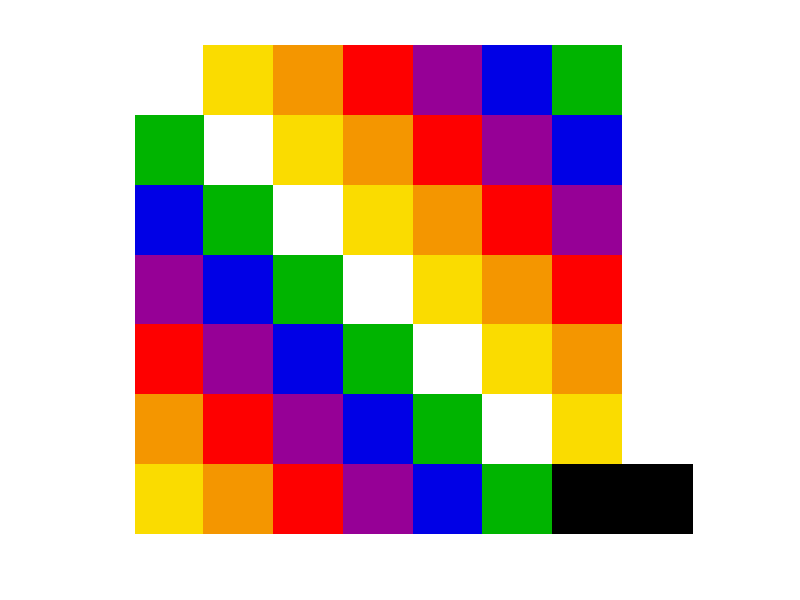

Write the MATLAB code that produced this figure.
clc
ancho = 400;
alto = 300;

background_color = [255, 255, 255];
  bandera = uint8(zeros([alto, ancho, 3]));
  bandera(:, :, 1) = background_color(1); % R
  bandera(:, :, 2) = background_color(2); % G
  bandera(:, :, 3) = background_color(3); % B

  % Definir las dimensiones del cuadrado amarillo
cuadrado_ancho = 100/2;
cuadrado_alto = 100/2;

% Coordenadas del cuadrado amarillo en la parte inferior izquierda
x_inicio = 1;
y_inicio = 350 - cuadrado_alto + 1;
x_final = 1 + cuadrado_ancho - 1;
y_final = 350;

% Color amarillo (en formato RGB)
yellow = [250, 220, 0];

% Rellenar el cuadrado con color amarillo
bandera(y_inicio:y_final, x_inicio:x_final, 1) = yellow(1); % R
bandera(y_inicio:y_final, x_inicio:x_final, 2) = yellow(2); % G
bandera(y_inicio:y_final, x_inicio:x_final, 3) = yellow(3); % B


%amarillo inversa vertical

x_inicio = 300;
y_inicio = 300 - cuadrado_alto + 1;
x_final = 300 + cuadrado_ancho - 1;
y_final = 300;

bandera(y_inicio:y_final, x_inicio:x_final, 1) = yellow(1);
bandera(y_inicio:y_final, x_inicio:x_final, 2) = yellow(2);
bandera(y_inicio:y_final, x_inicio:x_final, 3) = yellow(3);

%amarillo inversa quinta columna

x_inicio = 250;
y_inicio = 250 - cuadrado_alto + 1;
x_final = 250 + cuadrado_ancho - 1;
y_final = 250;

bandera(y_inicio:y_final, x_inicio:x_final, 1) = yellow(1);
bandera(y_inicio:y_final, x_inicio:x_final, 2) = yellow(2);
bandera(y_inicio:y_final, x_inicio:x_final, 3) = yellow(3);

%amarillo inversa cuarta columna

x_inicio = 200;
y_inicio = 200 - cuadrado_alto + 1;
x_final = 200 + cuadrado_ancho - 1;
y_final = 200;

bandera(y_inicio:y_final, x_inicio:x_final, 1) = yellow(1);
bandera(y_inicio:y_final, x_inicio:x_final, 2) = yellow(2);
bandera(y_inicio:y_final, x_inicio:x_final, 3) = yellow(3);

%amarillo inversa tercera columna

x_inicio = 200;
y_inicio = 200 - cuadrado_alto + 1;
x_final = 200 + cuadrado_ancho - 1;
y_final = 200;

bandera(y_inicio:y_final, x_inicio:x_final, 1) = yellow(1);
bandera(y_inicio:y_final, x_inicio:x_final, 2) = yellow(2);
bandera(y_inicio:y_final, x_inicio:x_final, 3) = yellow(3);

%amarillo inversa segunda columna

x_inicio = 150;
y_inicio = 150 - cuadrado_alto + 1;
x_final = 150 + cuadrado_ancho - 1;
y_final = 150;

bandera(y_inicio:y_final, x_inicio:x_final, 1) = yellow(1);
bandera(y_inicio:y_final, x_inicio:x_final, 2) = yellow(2);
bandera(y_inicio:y_final, x_inicio:x_final, 3) = yellow(3);

%amarillo inversa primera columna

x_inicio = 100;
y_inicio = 100 - cuadrado_alto + 1;
x_final = 100 + cuadrado_ancho - 1;
y_final = 100;

bandera(y_inicio:y_final, x_inicio:x_final, 1) = yellow(1);
bandera(y_inicio:y_final, x_inicio:x_final, 2) = yellow(2);
bandera(y_inicio:y_final, x_inicio:x_final, 3) = yellow(3);

%amarillo inversa horizontal

x_inicio = 50;
y_inicio = 50 - cuadrado_alto + 1;
x_final = 50 + cuadrado_ancho - 1;
y_final = 50;

bandera(y_inicio:y_final, x_inicio:x_final, 1) = yellow(1);
bandera(y_inicio:y_final, x_inicio:x_final, 2) = yellow(2);
bandera(y_inicio:y_final, x_inicio:x_final, 3) = yellow(3);

% naranja (vertical)
cuadrado_ancho_naran = 100/2;
cuadrado_alto_naran = 100/2;

x_inicio_naran = 1;
y_inicio_naran = 300 - cuadrado_alto_naran + 1;
x_final_naran = 1 + cuadrado_ancho_naran - 1;
y_final_naran = 300;

orange = [244, 150, 0];

bandera(y_inicio_naran:y_final_naran, x_inicio_naran:x_final_naran, 1) = orange(1);
bandera(y_inicio_naran:y_final_naran, x_inicio_naran:x_final_naran, 2) = orange(2);
bandera(y_inicio_naran:y_final_naran, x_inicio_naran:x_final_naran, 3) = orange(3);

%naranja inversa vertical

x_inicio_naran = 300;
y_inicio_naran = 250 - cuadrado_alto_naran + 1;
x_final_naran = 300 + cuadrado_ancho_naran - 1;
y_final_naran = 250;

bandera(y_inicio_naran:y_final_naran, x_inicio_naran:x_final_naran, 1) = orange(1);
bandera(y_inicio_naran:y_final_naran, x_inicio_naran:x_final_naran, 2) = orange(2);
bandera(y_inicio_naran:y_final_naran, x_inicio_naran:x_final_naran, 3) = orange(3);

%naranja inversa cuarta columna

x_inicio_naran = 250;
y_inicio_naran = 200 - cuadrado_alto_naran + 1;
x_final_naran = 250 + cuadrado_ancho_naran - 1;
y_final_naran = 200;

bandera(y_inicio_naran:y_final_naran, x_inicio_naran:x_final_naran, 1) = orange(1);
bandera(y_inicio_naran:y_final_naran, x_inicio_naran:x_final_naran, 2) = orange(2);
bandera(y_inicio_naran:y_final_naran, x_inicio_naran:x_final_naran, 3) = orange(3);

%naranja inversa tercera columna

x_inicio_naran = 200;
y_inicio_naran = 150 - cuadrado_alto_naran + 1;
x_final_naran = 200 + cuadrado_ancho_naran - 1;
y_final_naran = 150;

bandera(y_inicio_naran:y_final_naran, x_inicio_naran:x_final_naran, 1) = orange(1);
bandera(y_inicio_naran:y_final_naran, x_inicio_naran:x_final_naran, 2) = orange(2);
bandera(y_inicio_naran:y_final_naran, x_inicio_naran:x_final_naran, 3) = orange(3);

%naranja inversa segunda columna

x_inicio_naran = 150;
y_inicio_naran = 100 - cuadrado_alto_naran + 1;
x_final_naran = 150 + cuadrado_ancho_naran - 1;
y_final_naran = 100;

bandera(y_inicio_naran:y_final_naran, x_inicio_naran:x_final_naran, 1) = orange(1);
bandera(y_inicio_naran:y_final_naran, x_inicio_naran:x_final_naran, 2) = orange(2);
bandera(y_inicio_naran:y_final_naran, x_inicio_naran:x_final_naran, 3) = orange(3);

%naranja inversa horizontal

x_inicio_naran = 100;
y_inicio_naran = 50 - cuadrado_alto_naran + 1;
x_final_naran = 100 + cuadrado_ancho_naran - 1;
y_final_naran = 50;

bandera(y_inicio_naran:y_final_naran, x_inicio_naran:x_final_naran, 1) = orange(1);
bandera(y_inicio_naran:y_final_naran, x_inicio_naran:x_final_naran, 2) = orange(2);
bandera(y_inicio_naran:y_final_naran, x_inicio_naran:x_final_naran, 3) = orange(3);

%naranja (horizontal)
x_inicio_naran = 50;
y_inicio_naran = 350 - cuadrado_alto_naran + 1;
x_final_naran = 50 + cuadrado_ancho_naran - 1;
y_final_naran = 350;

bandera(y_inicio_naran:y_final_naran, x_inicio_naran:x_final_naran, 1) = orange(1);
bandera(y_inicio_naran:y_final_naran, x_inicio_naran:x_final_naran, 2) = orange(2);
bandera(y_inicio_naran:y_final_naran, x_inicio_naran:x_final_naran, 3) = orange(3);


%rojo (vertical)

cuadrado_ancho_rojo = 100/2;
cuadrado_alto_rojo = 100/2;

x_inicio_rojo = 1;
y_inicio_rojo = 250 - cuadrado_alto_rojo + 1;
x_final_rojo = 1 + cuadrado_ancho_rojo - 1;
y_final_rojo = 250;

red = [254, 0, 0];

bandera(y_inicio_rojo:y_final_rojo, x_inicio_rojo:x_final_rojo, 1) = red(1);
bandera(y_inicio_rojo:y_final_rojo, x_inicio_rojo:x_final_rojo, 2) = red(2);
bandera(y_inicio_rojo:y_final_rojo, x_inicio_rojo:x_final_rojo, 3) = red(3);

%rojo inversa vertical /////////////////////////////////

x_inicio_rojo = 300;
y_inicio_rojo = 200 - cuadrado_alto_rojo + 1;
x_final_rojo = 300 + cuadrado_ancho_rojo - 1;
y_final_rojo = 200;

bandera(y_inicio_rojo:y_final_rojo, x_inicio_rojo:x_final_rojo, 1) = red(1);
bandera(y_inicio_rojo:y_final_rojo, x_inicio_rojo:x_final_rojo, 2) = red(2);
bandera(y_inicio_rojo:y_final_rojo, x_inicio_rojo:x_final_rojo, 3) = red(3);

%rojo inversa tercera columna //////////////////////////

x_inicio_rojo = 250;
y_inicio_rojo = 150 - cuadrado_alto_rojo + 1;
x_final_rojo = 250 + cuadrado_ancho_rojo - 1;
y_final_rojo = 150;

bandera(y_inicio_rojo:y_final_rojo, x_inicio_rojo:x_final_rojo, 1) = red(1);
bandera(y_inicio_rojo:y_final_rojo, x_inicio_rojo:x_final_rojo, 2) = red(2);
bandera(y_inicio_rojo:y_final_rojo, x_inicio_rojo:x_final_rojo, 3) = red(3);

%rojo inversa segunda columna ///////////////////////

x_inicio_rojo = 200;
y_inicio_rojo = 100 - cuadrado_alto_rojo + 1;
x_final_rojo = 200 + cuadrado_ancho_rojo - 1;
y_final_rojo = 100;

bandera(y_inicio_rojo:y_final_rojo, x_inicio_rojo:x_final_rojo, 1) = red(1);
bandera(y_inicio_rojo:y_final_rojo, x_inicio_rojo:x_final_rojo, 2) = red(2);
bandera(y_inicio_rojo:y_final_rojo, x_inicio_rojo:x_final_rojo, 3) = red(3);

%rojo inversa horizontal ///////////////////////

x_inicio_rojo = 150;
y_inicio_rojo = 50 - cuadrado_alto_rojo + 1;
x_final_rojo = 150 + cuadrado_ancho_rojo - 1;
y_final_rojo = 50;

bandera(y_inicio_rojo:y_final_rojo, x_inicio_rojo:x_final_rojo, 1) = red(1);
bandera(y_inicio_rojo:y_final_rojo, x_inicio_rojo:x_final_rojo, 2) = red(2);
bandera(y_inicio_rojo:y_final_rojo, x_inicio_rojo:x_final_rojo, 3) = red(3);


%rojo (horizontal)

x_inicio_rojo = 100;
y_inicio_rojo = 350 - cuadrado_alto_rojo + 1;
x_final_rojo = 100 + cuadrado_ancho_rojo - 1;
y_final_rojo = 350;

bandera(y_inicio_rojo:y_final_rojo, x_inicio_rojo:x_final_rojo, 1) = red(1);
bandera(y_inicio_rojo:y_final_rojo, x_inicio_rojo:x_final_rojo, 2) = red(2);
bandera(y_inicio_rojo:y_final_rojo, x_inicio_rojo:x_final_rojo, 3) = red(3);


%rojo(diagonal)

x_inicio_rojo = 50;
y_inicio_rojo = 300 - cuadrado_alto_rojo + 1;
x_final_rojo = 50 + cuadrado_ancho_rojo - 1;
y_final_rojo = 300;

bandera(y_inicio_rojo:y_final_rojo, x_inicio_rojo:x_final_rojo, 1) = red(1);
bandera(y_inicio_rojo:y_final_rojo, x_inicio_rojo:x_final_rojo, 2) = red(2);
bandera(y_inicio_rojo:y_final_rojo, x_inicio_rojo:x_final_rojo, 3) = red(3);



%morado(vertical)

cuadrado_ancho_mor = 100/2;
cuadrado_alto_mor = 100/2;

x_inicio_mor = 1;
y_inicio_mor = 200 - cuadrado_alto_mor + 1;
x_final_mor = 1 + cuadrado_ancho_mor - 1;
y_final_mor = 200;

purple = [150, 0, 150];

bandera(y_inicio_mor:y_final_mor, x_inicio_mor:x_final_mor, 1) = purple(1);
bandera(y_inicio_mor:y_final_mor, x_inicio_mor:x_final_mor, 2) = purple(2);
bandera(y_inicio_mor:y_final_mor, x_inicio_mor:x_final_mor, 3) = purple(3);

%morado inversa vertical ///////////////////

x_inicio_mor = 300;
y_inicio_mor = 150 - cuadrado_alto_mor + 1;
x_final_mor = 300 + cuadrado_ancho_mor - 1;
y_final_mor = 150;

bandera(y_inicio_mor:y_final_mor, x_inicio_mor:x_final_mor, 1) = purple(1);
bandera(y_inicio_mor:y_final_mor, x_inicio_mor:x_final_mor, 2) = purple(2);
bandera(y_inicio_mor:y_final_mor, x_inicio_mor:x_final_mor, 3) = purple(3);

%morado inversa horizontal ////////////////

x_inicio_mor = 250;
y_inicio_mor = 100 - cuadrado_alto_mor + 1;
x_final_mor = 250 + cuadrado_ancho_mor - 1;
y_final_mor = 100;

bandera(y_inicio_mor:y_final_mor, x_inicio_mor:x_final_mor, 1) = purple(1);
bandera(y_inicio_mor:y_final_mor, x_inicio_mor:x_final_mor, 2) = purple(2);
bandera(y_inicio_mor:y_final_mor, x_inicio_mor:x_final_mor, 3) = purple(3);

%morado inversa diagonal ///////////////////

x_inicio_mor = 200;
y_inicio_mor = 50 - cuadrado_alto_mor + 1;
x_final_mor = 200 + cuadrado_ancho_mor - 1;
y_final_mor = 50;

bandera(y_inicio_mor:y_final_mor, x_inicio_mor:x_final_mor, 1) = purple(1);
bandera(y_inicio_mor:y_final_mor, x_inicio_mor:x_final_mor, 2) = purple(2);
bandera(y_inicio_mor:y_final_mor, x_inicio_mor:x_final_mor, 3) = purple(3);

%morado(tercera columna)

x_inicio_mor = 50;
y_inicio_mor = 250 - cuadrado_alto_mor + 1;
x_final_mor = 50 + cuadrado_ancho_mor - 1;
y_final_mor = 250;

bandera(y_inicio_mor:y_final_mor, x_inicio_mor:x_final_mor, 1) = purple(1);
bandera(y_inicio_mor:y_final_mor, x_inicio_mor:x_final_mor, 2) = purple(2);
bandera(y_inicio_mor:y_final_mor, x_inicio_mor:x_final_mor, 3) = purple(3);

%morado(segunda columna)

x_inicio_mor = 100;
y_inicio_mor = 300 - cuadrado_alto_mor + 1;
x_final_mor = 100 + cuadrado_ancho_mor - 1;
y_final_mor = 300;

bandera(y_inicio_mor:y_final_mor, x_inicio_mor:x_final_mor, 1) = purple(1);
bandera(y_inicio_mor:y_final_mor, x_inicio_mor:x_final_mor, 2) = purple(2);
bandera(y_inicio_mor:y_final_mor, x_inicio_mor:x_final_mor, 3) = purple(3);

%morado (horizontal)

x_inicio_mor = 150;
y_inicio_mor = 350 - cuadrado_alto_mor + 1;
x_final_mor = 150 + cuadrado_ancho_mor - 1;
y_final_mor = 350;

bandera(y_inicio_mor:y_final_mor, x_inicio_mor:x_final_mor, 1) = purple(1);
bandera(y_inicio_mor:y_final_mor, x_inicio_mor:x_final_mor, 2) = purple(2);
bandera(y_inicio_mor:y_final_mor, x_inicio_mor:x_final_mor, 3) = purple(3);

%azul(vertical)

cuadrado_ancho_az = 100/2;
cuadrado_alto_az = 100/2;

x_inicio_az = 1;
y_inicio_az = 150 - cuadrado_alto_az + 1;
x_final_az = 1 + cuadrado_ancho_az - 1;
y_final_az = 150;

blue = [0, 0, 230];

bandera(y_inicio_az:y_final_az, x_inicio_az:x_final_az, 1) = blue(1);
bandera(y_inicio_az:y_final_az, x_inicio_az:x_final_az, 2) = blue(2);
bandera(y_inicio_az:y_final_az, x_inicio_az:x_final_az, 3) = blue(3);


%azul inversa vertical

x_inicio_az = 250;
y_inicio_az = 50 - cuadrado_alto_az + 1;
x_final_az = 250 + cuadrado_ancho_az - 1;
y_final_az = 50;

bandera(y_inicio_az:y_final_az, x_inicio_az:x_final_az, 1) = blue(1);
bandera(y_inicio_az:y_final_az, x_inicio_az:x_final_az, 2) = blue(2);
bandera(y_inicio_az:y_final_az, x_inicio_az:x_final_az, 3) = blue(3);

%azul inversa horizontal ///////

x_inicio_az = 300;
y_inicio_az = 100 - cuadrado_alto_az + 1;
x_final_az = 300 + cuadrado_ancho_az - 1;
y_final_az = 100;

bandera(y_inicio_az:y_final_az, x_inicio_az:x_final_az, 1) = blue(1);
bandera(y_inicio_az:y_final_az, x_inicio_az:x_final_az, 2) = blue(2);
bandera(y_inicio_az:y_final_az, x_inicio_az:x_final_az, 3) = blue(3);


%azul(cuarta columna)

x_inicio_az = 50;
y_inicio_az = 200 - cuadrado_alto_az + 1;
x_final_az = 50 + cuadrado_ancho_az - 1;
y_final_az = 200;

bandera(y_inicio_az:y_final_az, x_inicio_az:x_final_az, 1) = blue(1);
bandera(y_inicio_az:y_final_az, x_inicio_az:x_final_az, 2) = blue(2);
bandera(y_inicio_az:y_final_az, x_inicio_az:x_final_az, 3) = blue(3);

%azul(tercera columna)

x_inicio_az = 100;
y_inicio_az = 250 - cuadrado_alto_az + 1;
x_final_az = 100 + cuadrado_ancho_az - 1;
y_final_az = 250;

bandera(y_inicio_az:y_final_az, x_inicio_az:x_final_az, 1) = blue(1);
bandera(y_inicio_az:y_final_az, x_inicio_az:x_final_az, 2) = blue(2);
bandera(y_inicio_az:y_final_az, x_inicio_az:x_final_az, 3) = blue(3);

%azul(segunda columna)

x_inicio_az = 150;
y_inicio_az = 300 - cuadrado_alto_az + 1;
x_final_az = 150 + cuadrado_ancho_az - 1;
y_final_az = 300;

bandera(y_inicio_az:y_final_az, x_inicio_az:x_final_az, 1) = blue(1);
bandera(y_inicio_az:y_final_az, x_inicio_az:x_final_az, 2) = blue(2);
bandera(y_inicio_az:y_final_az, x_inicio_az:x_final_az, 3) = blue(3);

%azul(horizontal)

x_inicio_az = 200;
y_inicio_az = 350 - cuadrado_alto_az + 1;
x_final_az = 200 + cuadrado_ancho_az - 1;
y_final_az = 350;

bandera(y_inicio_az:y_final_az, x_inicio_az:x_final_az, 1) = blue(1);
bandera(y_inicio_az:y_final_az, x_inicio_az:x_final_az, 2) = blue(2);
bandera(y_inicio_az:y_final_az, x_inicio_az:x_final_az, 3) = blue(3);


%verde(vertical)

cuadrado_ancho_ver = 100/2;
cuadrado_alto_ver = 100/2;

x_inicio_ver = 1;
y_inicio_ver = 100 - cuadrado_alto_ver + 1;
x_final_ver = 1 + cuadrado_ancho_ver - 1;
y_final_ver = 100;

green = [0, 180, 0];

bandera(y_inicio_ver:y_final_ver, x_inicio_ver:x_final_ver, 1) = green(1);
bandera(y_inicio_ver:y_final_ver, x_inicio_ver:x_final_ver, 2) = green(2);
bandera(y_inicio_ver:y_final_ver, x_inicio_ver:x_final_ver, 3) = green(3);

%verde vertical inversa !!!!!!!!!!!!!!!!!!!!!!!!!!!!!!!!!!!!!!!!!!!!!!!!!!!!!!!!!!!!!!!!!!!!!!!!!!!!!!!!!!!!!!!!!!!!!!!!!

x_inicio_ver = 300;
y_inicio_ver = 50 - cuadrado_alto_ver + 1;
x_final_ver = 300 + cuadrado_ancho_ver - 1;
y_final_ver = 50;

bandera(y_inicio_ver:y_final_ver, x_inicio_ver:x_final_ver, 1) = green(1);
bandera(y_inicio_ver:y_final_ver, x_inicio_ver:x_final_ver, 2) = green(2);
bandera(y_inicio_ver:y_final_ver, x_inicio_ver:x_final_ver, 3) = green(3);

%verde(sexta columna)

x_inicio_ver = 50;
y_inicio_ver = 150 - cuadrado_alto_ver + 1;
x_final_ver = 50 + cuadrado_ancho_ver - 1;
y_final_ver = 150;

bandera(y_inicio_ver:y_final_ver, x_inicio_ver:x_final_ver, 1) = green(1);
bandera(y_inicio_ver:y_final_ver, x_inicio_ver:x_final_ver, 2) = green(2);
bandera(y_inicio_ver:y_final_ver, x_inicio_ver:x_final_ver, 3) = green(3);

%verde(quinta columna)

x_inicio_ver = 100;
y_inicio_ver = 200 - cuadrado_alto_ver + 1;
x_final_ver = 100 + cuadrado_ancho_ver - 1;
y_final_ver = 200;

bandera(y_inicio_ver:y_final_ver, x_inicio_ver:x_final_ver, 1) = green(1);
bandera(y_inicio_ver:y_final_ver, x_inicio_ver:x_final_ver, 2) = green(2);
bandera(y_inicio_ver:y_final_ver, x_inicio_ver:x_final_ver, 3) = green(3);

%verde(cuarta columna)

x_inicio_ver = 150;
y_inicio_ver = 250 - cuadrado_alto_ver + 1;
x_final_ver = 150 + cuadrado_ancho_ver - 1;
y_final_ver = 250;

bandera(y_inicio_ver:y_final_ver, x_inicio_ver:x_final_ver, 1) = green(1);
bandera(y_inicio_ver:y_final_ver, x_inicio_ver:x_final_ver, 2) = green(2);
bandera(y_inicio_ver:y_final_ver, x_inicio_ver:x_final_ver, 3) = green(3);

%verde(tercera columna)

x_inicio_ver = 200;
y_inicio_ver = 300 - cuadrado_alto_ver + 1;
x_final_ver = 200 + cuadrado_ancho_ver - 1;
y_final_ver = 300;

bandera(y_inicio_ver:y_final_ver, x_inicio_ver:x_final_ver, 1) = green(1);
bandera(y_inicio_ver:y_final_ver, x_inicio_ver:x_final_ver, 2) = green(2);
bandera(y_inicio_ver:y_final_ver, x_inicio_ver:x_final_ver, 3) = green(3);

%verde(segunda columna)

x_inicio_ver = 250;
y_inicio_ver = 350 - cuadrado_alto_ver + 1;
x_final_ver = 250 + cuadrado_ancho_ver - 1;
y_final_ver = 350;

bandera(y_inicio_ver:y_final_ver, x_inicio_ver:x_final_ver, 1) = green(1);
bandera(y_inicio_ver:y_final_ver, x_inicio_ver:x_final_ver, 2) = green(2);
bandera(y_inicio_ver:y_final_ver, x_inicio_ver:x_final_ver, 3) = green(3);

% Mostrar la bandera
imshow(bandera);
